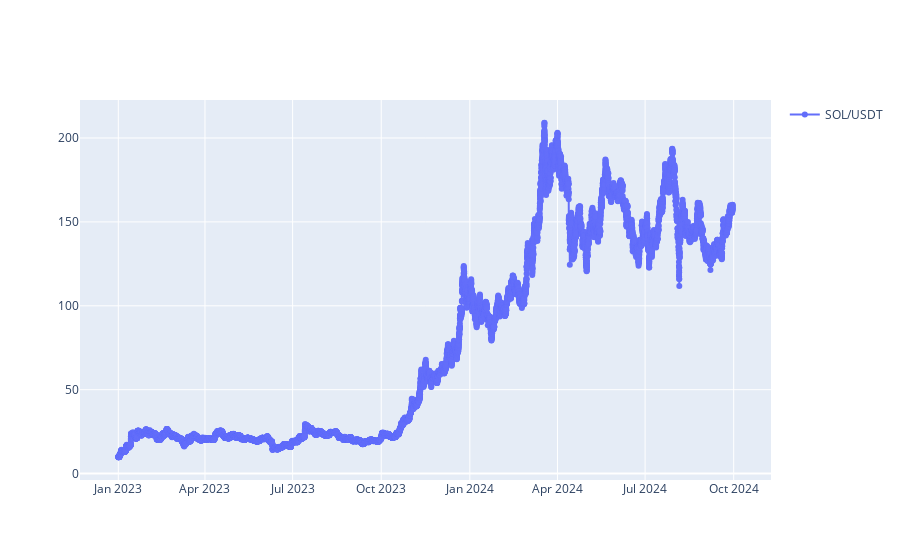

Source (notebook cell):
### Code cell
plot_prices([symbol[:-5]], freq)

### Figure 1 — Plotly figure (JSON) as saved in the notebook; plotly's stock layout.template omitted (floating-point values rounded to 4 significant figures; data arrays with more than 128 entries replaced by an {"elided": "..."} marker saying what was removed)
{"data": [{"mode": "lines+markers", "name": "SOL/USDT", "type": "scatter", "x": {"elided": "15326 str values"}, "y": {"elided": "15326 float values"}}], "layout": {"showlegend": true}}
